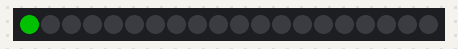
A sketch run on a simulated Arduino Uno, built with avr-gcc and run on an emulated ATmega328P. On the bench: 20 RGB LEDs in strip order, left to right. Dim RGB values are drawn brighter than linear; colours are those a GRB WS2812 strip shows for the declared byte order.

Above: at 0.15 s.
At 4.95 s:
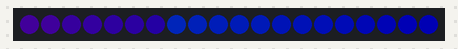
At 10.05 s:
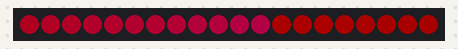
At 19.95 s:
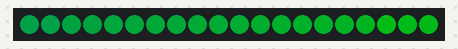
At 29.55 s:
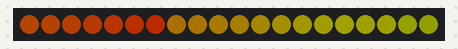
At 39.75 s:
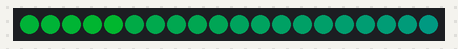

The sketch:

Cylon.ino
```cpp
#include <FastLED.h>
#include <avr/power.h>

// How many leds in your strip?
#define NUM_LEDS 20

// For led chips like Neopixels, which have a data line, ground, and power, you just
// need to define DATA_PIN.  For led chipsets that are SPI based (four wires - data, clock,
// ground, and power), like the LPD8806, define both DATA_PIN and CLOCK_PIN
#define DATA_PIN 0

// Define the array of leds
CRGB leds[NUM_LEDS];

void setup() {
  clock_prescale_set(clock_div_1);

	LEDS.addLeds<WS2812,DATA_PIN,RGB>(leds,NUM_LEDS);
	LEDS.setBrightness(84);
}

void fadeall() { for(int i = 0; i < NUM_LEDS; i++) { leds[i].nscale8(250); } }

void loop() {
	static uint8_t hue = 0;

	// First slide the led in one direction
	for(int i = 0; i < NUM_LEDS; i++) {
		// Set the i'th led to red
		leds[i] = CHSV(hue++, 255, 255);
		// Show the leds
		FastLED.show();
		// now that we've shown the leds, reset the i'th led to black
		// leds[i] = CRGB::Black;
		fadeall();
		// Wait a little bit before we loop around and do it again
		delay(10);
	}

	// Now go in the other direction.
	for(int i = (NUM_LEDS)-1; i >= 0; i--) {
		// Set the i'th led to red
		leds[i] = CHSV(hue++, 255, 255);
		// Show the leds
		FastLED.show();
		// now that we've shown the leds, reset the i'th led to black
		// leds[i] = CRGB::Black;
		fadeall();
		// Wait a little bit before we loop around and do it again
		delay(10);
	}
}
```
